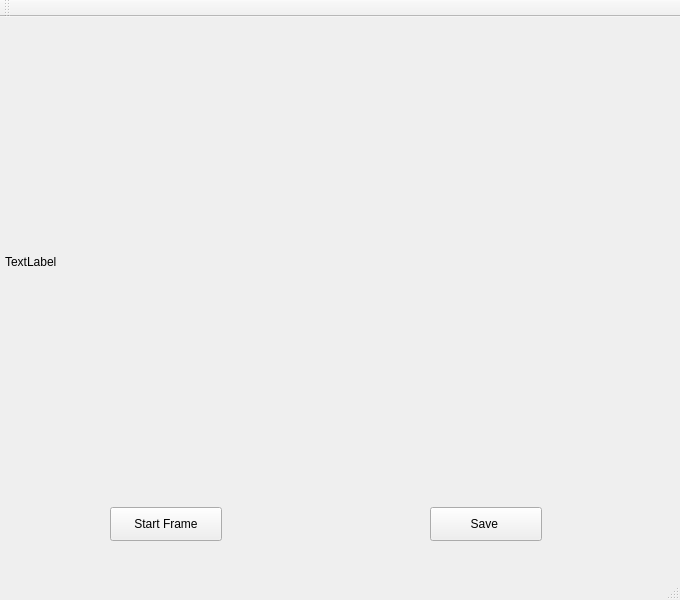
<?xml version="1.0" encoding="UTF-8"?>
<ui version="4.0">
 <class>MainWindow</class>
 <widget class="QMainWindow" name="MainWindow">
  <property name="geometry">
   <rect>
    <x>0</x>
    <y>0</y>
    <width>680</width>
    <height>600</height>
   </rect>
  </property>
  <property name="sizePolicy">
   <sizepolicy hsizetype="Preferred" vsizetype="Preferred">
    <horstretch>0</horstretch>
    <verstretch>0</verstretch>
   </sizepolicy>
  </property>
  <property name="minimumSize">
   <size>
    <width>650</width>
    <height>550</height>
   </size>
  </property>
  <property name="maximumSize">
   <size>
    <width>1280</width>
    <height>720</height>
   </size>
  </property>
  <property name="windowTitle">
   <string>MainWindow</string>
  </property>
  <widget class="QWidget" name="centralWidget">
   <widget class="QPushButton" name="pushButton_Framing">
    <property name="geometry">
     <rect>
      <x>110</x>
      <y>490</y>
      <width>112</width>
      <height>34</height>
     </rect>
    </property>
    <property name="text">
     <string>Start Frame</string>
    </property>
   </widget>
   <widget class="QPushButton" name="pushButton_Save">
    <property name="geometry">
     <rect>
      <x>430</x>
      <y>490</y>
      <width>112</width>
      <height>34</height>
     </rect>
    </property>
    <property name="text">
     <string>Save </string>
    </property>
   </widget>
   <widget class="QLabel" name="label">
    <property name="geometry">
     <rect>
      <x>5</x>
      <y>5</y>
      <width>640</width>
      <height>480</height>
     </rect>
    </property>
    <property name="minimumSize">
     <size>
      <width>640</width>
      <height>480</height>
     </size>
    </property>
    <property name="maximumSize">
     <size>
      <width>1280</width>
      <height>720</height>
     </size>
    </property>
    <property name="text">
     <string>TextLabel</string>
    </property>
   </widget>
  </widget>
  <widget class="QMenuBar" name="menuBar">
   <property name="geometry">
    <rect>
     <x>0</x>
     <y>0</y>
     <width>680</width>
     <height>31</height>
    </rect>
   </property>
  </widget>
  <widget class="QToolBar" name="mainToolBar">
   <attribute name="toolBarArea">
    <enum>TopToolBarArea</enum>
   </attribute>
   <attribute name="toolBarBreak">
    <bool>false</bool>
   </attribute>
  </widget>
  <widget class="QStatusBar" name="statusBar"/>
 </widget>
 <layoutdefault spacing="6" margin="11"/>
 <resources/>
 <connections/>
</ui>
